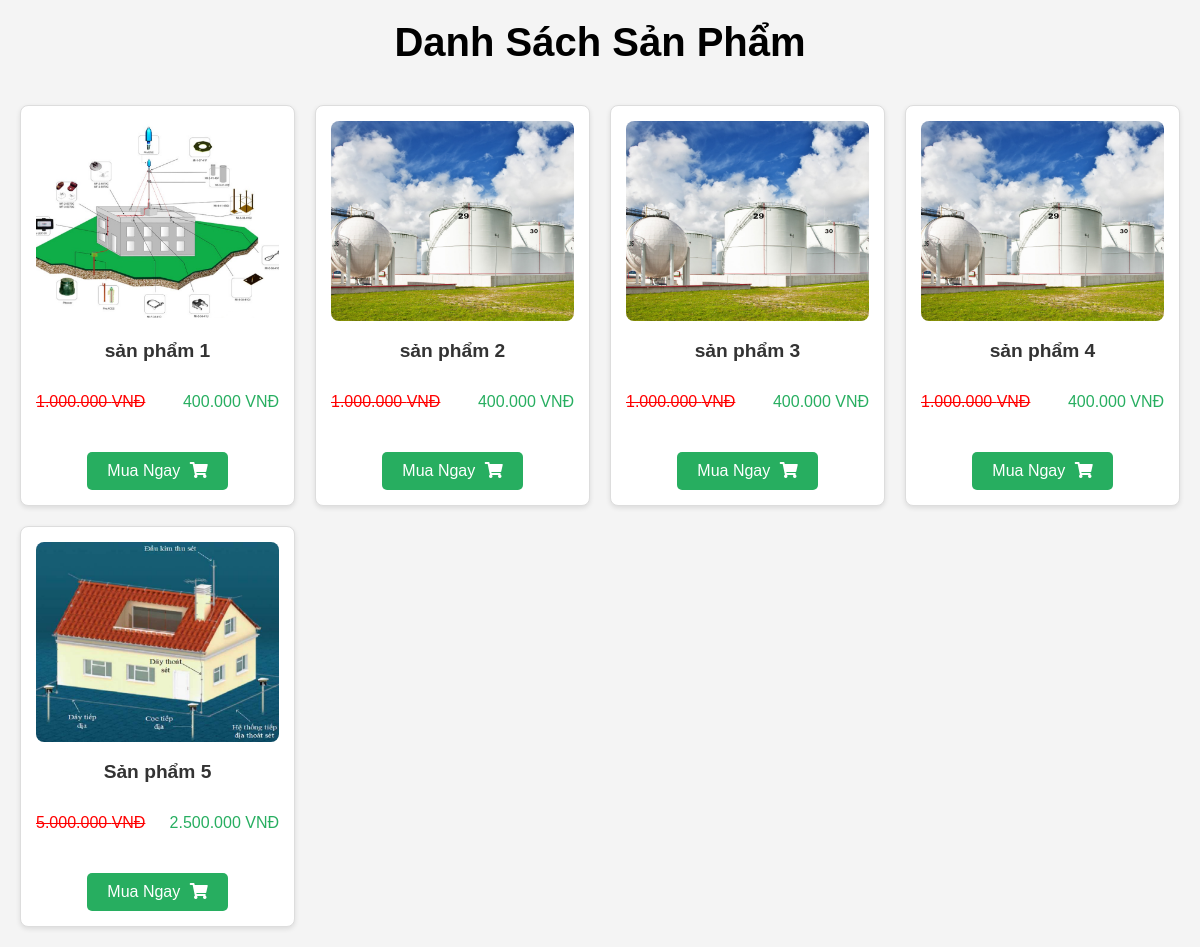
The app's page /sanpham.php with its own data.
### tables this page shows
CREATE TABLE `products` (
  `id` int(11) NOT NULL,
  `name` varchar(255) NOT NULL,
  `original_price` decimal(10,2) NOT NULL,
  `current_price` decimal(10,2) NOT NULL,
  `image` varchar(255) NOT NULL,
  `created_at` timestamp NOT NULL DEFAULT current_timestamp()
);

### sanpham.php (the view, shortened to what this page needs)
<?php
$servername = "localhost";
$username = "root";
$password = "";
$dbname = "quantriweb";
$conn = new mysqli($servername, $username, $password, $dbname);
$sql = "SELECT * FROM products";
$result = $conn->query($sql);
?>
<!DOCTYPE html>
<html lang="en">
<head>
    <link rel="stylesheet" href="path/to/font-awesome/css/font-awesome.min.css">
    <link href="https://cdnjs.cloudflare.com/ajax/libs/font-awesome/5.15.4/css/all.min.css" rel="stylesheet">
</head>
<body>
    <h1>Danh Sách Sản Phẩm</h1>
    <div class="products">
        <?php if ($result->num_rows > 0): ?>
            <?php while ($row = $result->fetch_assoc()): ?>
                <div class="product">
                    <img src="<?php echo $row['image']; ?>" alt="<?php echo $row['name']; ?>" />
                    <h3><?php echo $row['name']; ?></h3>
                    <div class="price-container">
                        <p class="original-price"><?php echo number_format($row['original_price'], 0, ',', '.'); ?> VNĐ</p>
                        <p class="current-price"><?php echo number_format($row['current_price'], 0, ',', '.'); ?> VNĐ</p>
                    </div>
                    <a href="buy.php?id=<?php echo $row['id']; ?>" class="buy-btn">
                        Mua Ngay <i class="fas fa-shopping-cart"></i>
                    </a>
                </div>
            <?php endwhile; ?>
        <?php else: ?>
            <p>Chưa có sản phẩm nào.</p>
        <?php endif; ?>
    </div>
</body>
</html>

### sanpham.php (style rules this page uses)
body { font-family: Arial, sans-serif; background-color: #f4f4f4; margin: 0; padding: 0; }
h1 { text-align: center; margin: 20px 0; font-size: 2.5em; }
.products { display: grid; grid-template-columns: repeat(4, 1fr); gap: 20px; padding: 20px; max-width: 1200px; margin: 0 auto; }
.product { background-color: #fff; border: 1px solid #ddd; border-radius: 8px; padding: 15px; box-shadow: 0 2px 5px rgba(0, 0, 0, 0.1); text-align: center; transition: transform 0.3s ease, box-shadow 0.3s ease; }
.product img { width: 100%; height: 200px; object-fit: cover; border-radius: 8px; }
.product h3 { margin: 15px 0; font-size: 1.2em; color: #333; }
.product .price-container { display: flex; justify-content: space-between; align-items: center; margin-bottom: 10px; }
.product .original-price { text-decoration: line-through; color: red; text-align: left; }
.product .current-price { color: #27ae60; text-align: right; }
.product .buy-btn { display: inline-block; background-color: #27ae60; color: #fff; padding: 10px 20px; text-decoration: none; border-radius: 5px; margin-top: 15px; font-size: 1em; transition: background-color 0.3s ease; }
.product .buy-btn i { margin-left: 5px; }
@media (max-width: 1200px) { .products { grid-template-columns: repeat(4, 1fr); } }

### records on screen
products: image (picture), name "sản phẩm 1", original_price "1.000.000", current_price "400.000"
products: image (picture), name "sản phẩm 2", original_price "1.000.000", current_price "400.000"
products: image (picture), name "sản phẩm 3", original_price "1.000.000", current_price "400.000"
products: image (picture), name "sản phẩm 4", original_price "1.000.000", current_price "400.000"
products: image (picture), name "Sản phẩm 5", original_price "5.000.000", current_price "2.500.000"
